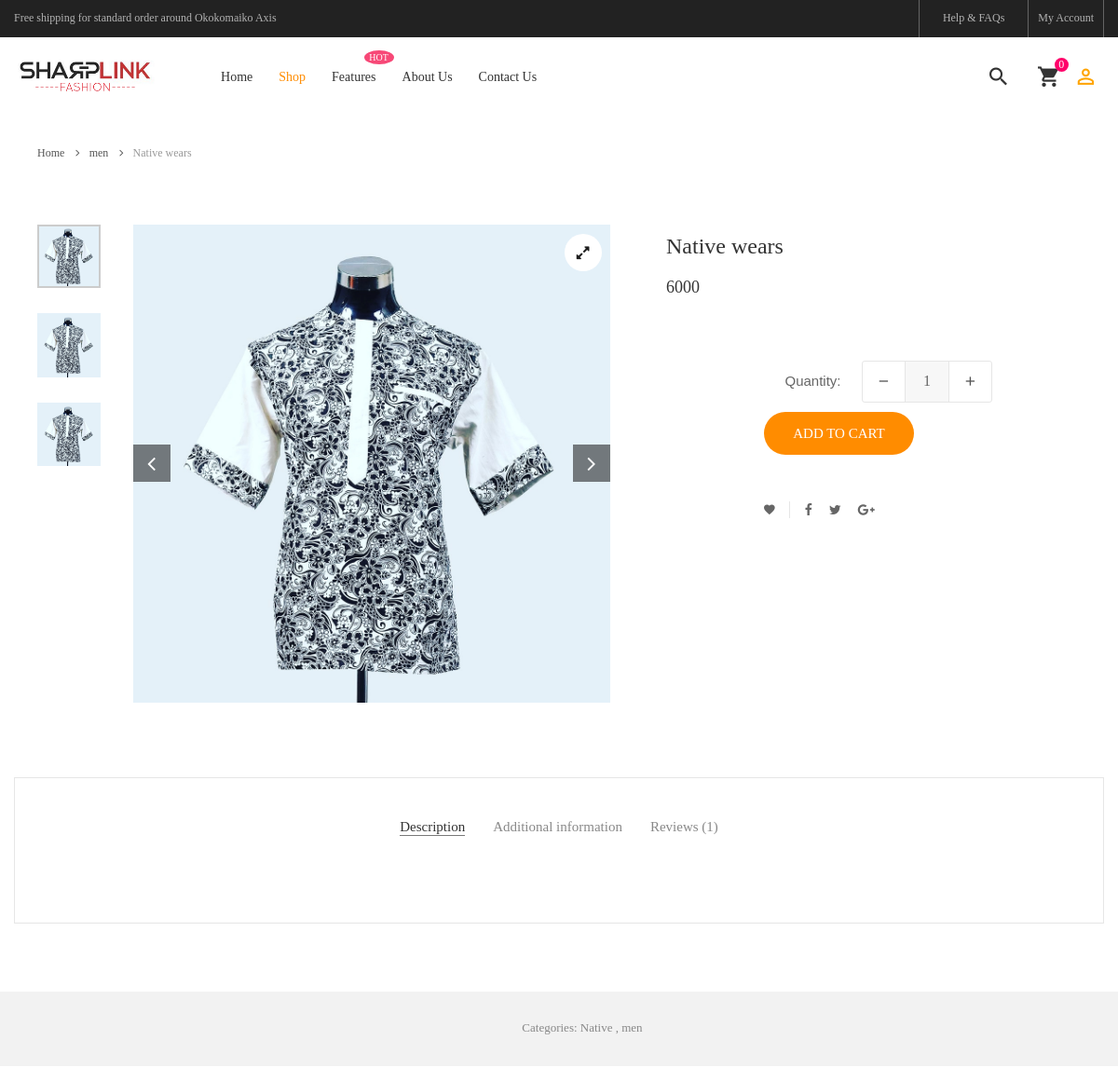
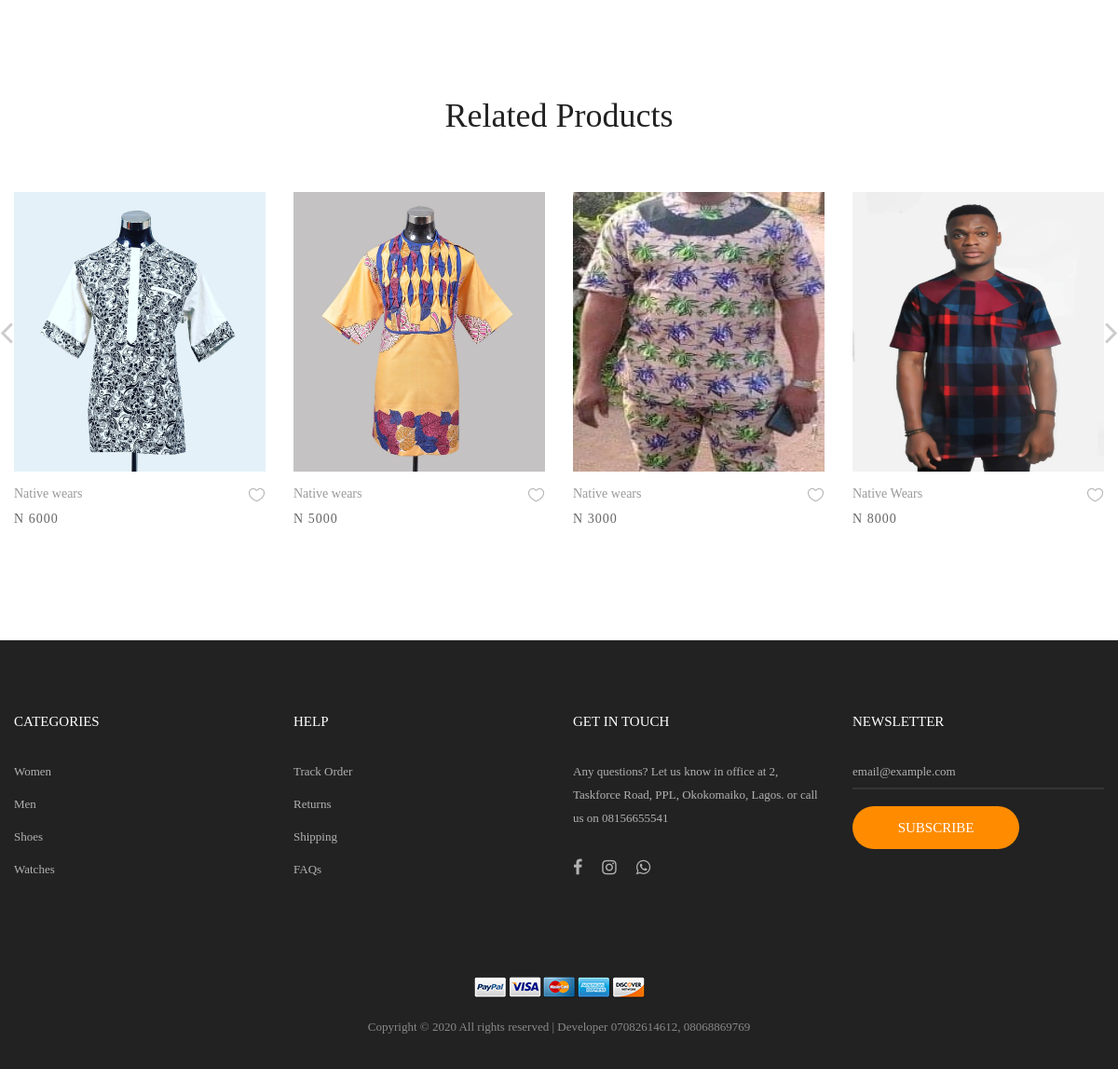
The page /product-detail.php?pid=4 on the database its author committed (2 pictures, top to bottom).
### tables this page shows
CREATE TABLE `products` (
  `pd_id` int(11) NOT NULL,
  `pd_name` varchar(25) NOT NULL,
  `description` varchar(255) NOT NULL,
  `pd_category` varchar(11) NOT NULL,
  `pd_type` varchar(25) NOT NULL,
  `price` int(11) NOT NULL,
  `picture` varchar(255) NOT NULL,
  `picture2` varchar(255) NOT NULL,
  `picture3` varchar(255) NOT NULL,
  `keywords` varchar(255) NOT NULL
);

### product-detail.php (the view, shortened to what this page needs)
<?php session_start();
include("./includes/dbconfig.php");
?>
<!DOCTYPE html>
<html lang="en">
<head>
	<link rel="stylesheet" type="text/css" href="vendor/bootstrap/css/bootstrap.min.css">
	<link rel="stylesheet" type="text/css" href="fonts/font-awesome-4.7.0/css/font-awesome.min.css">
	<link rel="stylesheet" type="text/css" href="fonts/iconic/css/material-design-iconic-font.min.css">
	<link rel="stylesheet" type="text/css" href="fonts/linearicons-v1.0.0/icon-font.min.css">
	<link rel="stylesheet" type="text/css" href="vendor/animate/animate.css">
	<link rel="stylesheet" type="text/css" href="vendor/css-hamburgers/hamburgers.min.css">
	<link rel="stylesheet" type="text/css" href="vendor/animsition/css/animsition.min.css">
	<link rel="stylesheet" type="text/css" href="vendor/select2/select2.min.css">
	<link rel="stylesheet" type="text/css" href="vendor/daterangepicker/daterangepicker.css">
	<link rel="stylesheet" type="text/css" href="vendor/slick/slick.css">
	<link rel="stylesheet" type="text/css" href="vendor/MagnificPopup/magnific-popup.css">
	<link rel="stylesheet" type="text/css" href="vendor/perfect-scrollbar/perfect-scrollbar.css">
	<link rel="stylesheet" type="text/css" href="css/util.css">
	<link rel="stylesheet" type="text/css" href="css/main.css">
</head>
<body class="animsition">
	<header class="header-v4">
		<div class="container-menu-desktop">
			<div class="top-bar">
				<div class="content-topbar flex-sb-m h-full container">
					<div class="left-top-bar">
						Free shipping for standard order around Okokomaiko Axis
					</div>
					<div class="right-top-bar flex-w h-full">
						<a href="#" class="flex-c-m trans-04 p-lr-25">
							Help & FAQs
						</a>
						<?php if (isset($_SESSION['username'])) {
							$customer = $_SESSION['username'];
							echo "<a href='account.php' class='flex-c-m p-lr-10 trans-04'>
                            $customer
                        </a>";
						} else {
							echo "<a href='login.php' class='flex-c-m p-lr-10 trans-04'>
                            My Account
                        </a>";
						} ?>
					</div>
				</div>
			</div>
			<div class="wrap-menu-desktop">
				<nav class="limiter-menu-desktop container">
					<a href="#" class="logo">
						<img src="images/icons/logo-01.png" alt="IMG-LOGO">
					</a>
					<div class="menu-desktop">
						<ul class="main-menu">
							<li>
								<a href="index.php">Home</a>
							</li>
							<li class="active-menu">
								<a href="product.php">Shop</a>
							</li>
							<li class="label1" data-label1="hot">
								<a href="shoping-cart.php">Features</a>
							</li>
							<li>
								<a href="about.php">About Us</a>
							</li>
							<li>
								<a href="contact.php">Contact Us</a>
							</li </ul> </div>
							<div class="wrap-icon-header flex-w flex-r-m">
								<div class="icon-header-item cl2 hov-cl1 trans-04 p-l-22 p-r-11 js-show-modal-search">
									<i class="zmdi zmdi-search"></i>
								</div>
								<div class="icon-header-item cl2 hov-cl1 trans-04 p-l-22 p-r-11 icon-header-noti js-show-cart" data-notify="<?php
																																			if (isset($_SESSION['cart_item'])) {
																																				echo count($_SESSION['cart_item']);
																																			} else {
																																				echo "0";
																																			} ?>">
									<i class="zmdi zmdi-shopping-cart"></i>
								</div>
								<ul>
									<li>
										<?php
										if (isset($_SESSION['username'])) {
											$id = $_SESSION['cus_id'];
										?>
											<div class="dropdown">
												<a href="#" class="dis-block icon-header-item cl2 hov-cl1 trans-04 p-r-11 p-l-10" role="button" id="dropdownMenuLink" data-toggle="dropdown" aria-haspopup="true" aria-expanded="false">
													<i class="zmdi zmdi-account-o" style="color: green;"></i>
												</a>
												<div class="dropdown-menu" aria-labelledby="dropdownMenuLink">
													<a class="dropdown-item" href="account.php">My Account</a>
													<a class="dropdown-item" href="account.php">My Orders</a>
													<a class="dropdown-item" href="change-password.php?id=<?php echo $id; ?>">Change Password</a>
													<a class="dropdown-item" href="logout.php">Log Out</a>
												</div>
											</div>
										<?php
										} else {
										?>
											<div class="dropdown">
												<a href="#" class="dis-block icon-header-item cl2 hov-cl1 trans-04 p-r-11 p-l-10" role="button" id="dropdownMenuLink" data-toggle="dropdown" aria-haspopup="true" aria-expanded="false">
													<i class="zmdi zmdi-account-o" style="color: orange;"></i>
												</a>
											</div>
										<?php
										}
										?>
									</li>
								</ul>
							</div>
				</nav>
			</div>
		</div>
	</header>
	<?php
	$pid = $_GET['pid'];
	$sql = "SELECT * FROM products WHERE pd_id ='$pid'";
	$query = $conn->query($sql);
	$row = mysqli_fetch_array($query);
	$pid = $row['pd_id'];
	$name = $row['pd_name'];
	$category = $row['pd_category'];
	$type = $row['pd_type'];
	$price = $row['price'];
	$picture1 = $row['picture'];
	?>
	<div class="container">
		<div class="bread-crumb flex-w p-l-25 p-r-15 p-t-30 p-lr-0-lg">
			<a href="index.php" class="stext-109 cl8 hov-cl1 trans-04">
				Home
				<i class="fa fa-angle-right m-l-9 m-r-10" aria-hidden="true"></i>
			</a>
			<a href="product.php" class="stext-109 cl8 hov-cl1 trans-04">
				<?php echo $category; ?>
				<i class="fa fa-angle-right m-l-9 m-r-10" aria-hidden="true"></i>
			</a>
			<span class="stext-109 cl4">
				<?php echo $name; ?>
			</span>
		</div>
	</div>
	<section class="sec-product-detail bg0 p-t-65 p-b-60">
		<div class="container">
			<div class="row">
				<div class="col-md-6 col-lg-7 p-b-30">
					<div class="p-l-25 p-r-30 p-lr-0-lg">
						<div class="wrap-slick3 flex-sb flex-w">
							<div class="wrap-slick3-dots"></div>
							<div class="slick3 gallery-lb">
								<div class="item-slick3" data-thumb="images/<?php echo $picture1; ?>">
									<div class="wrap-pic-w pos-relative">
										<img src="images/<?php echo $picture1; ?>" alt="IMG-PRODUCT">
										<a class="flex-c-m size-108 how-pos1 bor0 fs-16 cl10 bg0 hov-btn3 trans-04" href="images/<?php echo $picture1; ?>">
											<i class="fa fa-expand"></i>
										</a>
									</div>
								</div>
							</div>
						</div>
					</div>
				</div>
				<div class="col-md-6 col-lg-5 p-b-30">
					<div class="p-r-50 p-t-5 p-lr-0-lg">
						<h4 class="mtext-105 cl2 js-name-detail p-b-14">
							<?php echo $name; ?>
						</h4>
						<span class="mtext-106 cl2">
							<?php echo $price; ?>
						</span>
						<p class="stext-102 cl3 p-t-23">
						</p>
						<form method="post" action="product.php?action=add&pid=<?php echo $pid; ?>">
							<div class="p-t-33">
								<div class="flex-w flex-r-m p-b-10">
									<div class="size-204 flex-w flex-m respon6-next">
										<div class="size-203 flex-c-m respon6">
											Quantity:
										</div>
										<div class="wrap-num-product flex-w m-r-20 m-tb-10">
											<div class="btn-num-product-down cl8 hov-btn3 trans-04 flex-c-m">
												<i class="fs-16 zmdi zmdi-minus"></i>
											</div>
											<input class="mtext-104 cl3 txt-center num-product" type="number" name="quantity" value="1">
											<div class="btn-num-product-up cl8 hov-btn3 trans-04 flex-c-m">
												<i class="fs-16 zmdi zmdi-plus"></i>
											</div>
										</div>
										<button type="submit" class="flex-c-m stext-101 cl0 size-101 bg1 bor1 hov-btn1 p-lr-15 trans-04 js-addcart-detail">
											Add to cart
										</button>
						</form>
					</div>
				</div>
			</div>
			<div class="flex-w flex-m p-l-100 p-t-40 respon7">
				<div class="flex-m bor9 p-r-10 m-r-11">
					<a href="#" class="fs-14 cl3 hov-cl1 trans-04 lh-10 p-lr-5 p-tb-2 js-addwish-detail tooltip100" data-tooltip="Add to Wishlist">
						<i class="zmdi zmdi-favorite"></i>
					</a>
				</div>
				<a href="#" class="fs-14 cl3 hov-cl1 trans-04 lh-10 p-lr-5 p-tb-2 m-r-8 tooltip100" data-tooltip="Facebook">
					<i class="fa fa-facebook"></i>
				</a>
				<a href="#" class="fs-14 cl3 hov-cl1 trans-04 lh-10 p-lr-5 p-tb-2 m-r-8 tooltip100" data-tooltip="Twitter">
					<i class="fa fa-twitter"></i>
				</a>
				<a href="#" class="fs-14 cl3 hov-cl1 trans-04 lh-10 p-lr-5 p-tb-2 m-r-8 tooltip100" data-tooltip="Google Plus">
					<i class="fa fa-google-plus"></i>
				</a>
			</div>
		</div>
		<div class="bor10 m-t-50 p-t-43 p-b-40">
			<div class="tab01">
				<ul class="nav nav-tabs" role="tablist">
					<li class="nav-item p-b-10">
						<a class="nav-link active" data-toggle="tab" href="#description" role="tab">Description</a>
					</li>
					<li class="nav-item p-b-10">
						<a class="nav-link" data-toggle="tab" href="#information" role="tab">Additional
							information</a>
					</li>
					<li class="nav-item p-b-10">
						<a class="nav-link" data-toggle="tab" href="#reviews" role="tab">Reviews (1)</a>
					</li>
				</ul>
				<div class="tab-content p-t-43">
				</div>
			</div>
		</div>
		<div class="bg6 flex-c-m flex-w size-302 m-t-73 p-tb-15">
			<span class="stext-107 cl6 p-lr-25">
				Categories: <?php echo $type; ?> , <?php echo $category; ?>
			</span>
		</div>
	</section>
	<section class="sec-relate-product bg0 p-t-45 p-b-105">
		<div class="container">
			<div class="p-b-45">
				<h3 class="ltext-106 cl5 txt-center">
					Related Products
				</h3>
			</div>
			<div class="wrap-slick2">
				<div class="slick2">
					<?php
					$sql = "SELECT * FROM products WHERE pd_type LIKE '$type' AND  pd_category LIKE '$category'";
					$query = $conn->query($sql);
					$j = 0;
					while ($row = mysqli_fetch_array($query)) {
						$name = $row['pd_name'];
						$price = $row['price'];
						$picture = $row['picture'];
						echo "
							<div class='item-slick2 p-l-15 p-r-15 p-t-15 p-b-15'>
								<div class='block2'>
									<div class='block2-pic hov-img0'>
										<img src='images/$picture' alt='IMG-PRODUCT' height='300'>
										<a href='#' class='block2-btn flex-c-m stext-103 cl2 size-102 bg0 bor2 hov-btn1 p-lr-15 trans-04 js-show-modal1' data-mod=$j>
										Quick View
									</a>
									</div>
									<div class='block2-txt flex-w flex-t p-t-14'>
										<div class='block2-txt-child1 flex-col-l'>
											<a href='product-detail.php' class='stext-104 cl4 hov-cl1 trans-04 js-name-b2 p-b-6'>
												$name
											</a>
											<span class='stext-105 cl3'>
												N $price
											</span>
										</div>
										<div class='block2-txt-child2 flex-r p-t-3'>
											<a href='#' class='btn-addwish-b2 dis-block pos-relative js-addwish-b2'>
												<img class='icon-heart1 dis-block trans-04' src='images/icons/icon-heart-01.png' alt='ICON'>
												<img class='icon-heart2 dis-block trans-04 ab-t-l' src='images/icons/icon-heart-02.png' alt='ICON'>
											</a>
										</div>
									</div>
								</div>
							</div>
				";
						$j++;
					}
					?>
				</div>
			</div>
		</div>
	</section>
	<footer class="bg3 p-t-75 p-b-32">
		<div class="container">
			<div class="row">
				<div class="col-sm-6 col-lg-3 p-b-50">
					<h4 class="stext-301 cl0 p-b-30">
						Categories
					</h4>
					<ul>
						<li class="p-b-10">
							<a href="#" class="stext-107 cl7 hov-cl1 trans-04">
								Women
							</a>
						</li>
						<li class="p-b-10">
							<a href="#" class="stext-107 cl7 hov-cl1 trans-04">
								Men
							</a>
						</li>
						<li class="p-b-10">
							<a href="#" class="stext-107 cl7 hov-cl1 trans-04">
								Shoes
							</a>
						</li>
						<li class="p-b-10">
							<a href="#" class="stext-107 cl7 hov-cl1 trans-04">
								Watches
							</a>
						</li>
					</ul>
				</div>
				<div class="col-sm-6 col-lg-3 p-b-50">
					<h4 class="stext-301 cl0 p-b-30">
						Help
					</h4>
					<ul>
						<li class="p-b-10">
							<a href="#" class="stext-107 cl7 hov-cl1 trans-04">
								Track Order
							</a>
						</li>
						<li class="p-b-10">
							<a href="#" class="stext-107 cl7 hov-cl1 trans-04">
								Returns
							</a>
						</li>
						<li class="p-b-10">
							<a href="#" class="stext-107 cl7 hov-cl1 trans-04">
								Shipping
							</a>
						</li>
						<li class="p-b-10">
							<a href="#" class="stext-107 cl7 hov-cl1 trans-04">
								FAQs
							</a>
						</li>
					</ul>
				</div>
				<div class="col-sm-6 col-lg-3 p-b-50">
					<h4 class="stext-301 cl0 p-b-30">
						GET IN TOUCH
					</h4>
					<p class="stext-107 cl7 size-201">
						Any questions? Let us know in office at 2, Taskforce Road, PPL, Okokomaiko, Lagos. or call us
						on 08156655541
					</p>
					<div class="p-t-27">
						<a href="#" class="fs-18 cl7 hov-cl1 trans-04 m-r-16">
							<i class="fa fa-facebook"></i>
						</a>
						<a href="#" class="fs-18 cl7 hov-cl1 trans-04 m-r-16">
							<i class="fa fa-instagram"></i>
						</a>
						<a href="#" class="fs-18 cl7 hov-cl1 trans-04 m-r-16">
							<i class="fa fa-whatsapp"></i>
						</a>
					</div>
				</div>
				<div class="col-sm-6 col-lg-3 p-b-50">
					<h4 class="stext-301 cl0 p-b-30">
						Newsletter
					</h4>
					<form>
						<div class="wrap-input1 w-full p-b-4">
							<input class="input1 bg-none plh1 stext-107 cl7" type="text" name="email" placeholder="email@example.com">
						</div>
						<div class="p-t-18">
							<button class="flex-c-m stext-101 cl0 size-103 bg1 bor1 hov-btn2 p-lr-15 trans-04">
								Subscribe
							</button>
						</div>
					</form>
				</div>
			</div>
			<div class="p-t-40">
				<div class="flex-c-m flex-w p-b-18">
					<a class="m-all-1">
						<img src="images/icons/icon-pay-01.png" alt="ICON-PAY">
					</a>
					<a class="m-all-1">
						<img src="images/icons/icon-pay-02.png" alt="ICON-PAY">
					</a>
					<a class="m-all-1">
						<img src="images/icons/icon-pay-03.png" alt="ICON-PAY">
					</a>
					<a class="m-all-1">
						<img src="images/icons/icon-pay-04.png" alt="ICON-PAY">
					</a>
					<a class="m-all-1">
						<img src="images/icons/icon-pay-05.png" alt="ICON-PAY">
					</a>
				</div>
				<p class="stext-107 cl6 txt-center">
					Copyright &copy;
					 All rights reserved | Developer
					07082614612, 08068869769</a>
				</p>
			</div>
		</div>
	</footer>
</body>
</html>

### rows shown on the page
products: pd_category "men", pd_name "Native wears", picture (picture), price "6000", pd_type "Native"
products: picture (picture), pd_name "Native wears", price "5000"
products: picture (picture), pd_name "Native wears", price "3000"
products: picture (picture), pd_name "Native Wears", price "8000"
